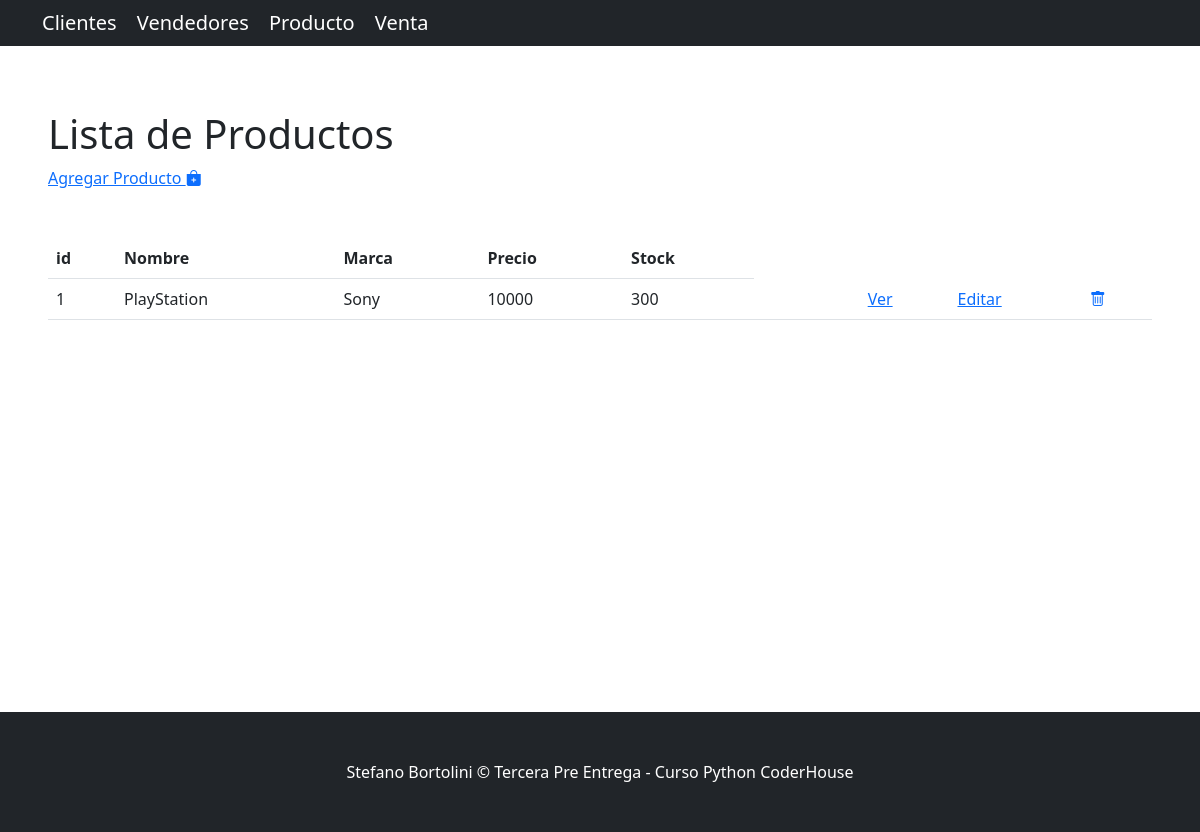
/AppTerceraPreEntrega/producto/, run on the app's committed database.
### AppTerceraPreEntrega/models.py (models this page shows, shortened)
class Producto(models.Model):
    nombre  = models.CharField(max_length=30)
    marca   = models.CharField(max_length=20)
    precio  = models.IntegerField()
    stock   = models.IntegerField()

### AppTerceraPreEntrega/views.py (the view)
# urls.py: path('producto/', ProductoListView.as_view(), name='lista_producto'),
class ProductoListView(ListView):
    model = Producto
    template_name = 'lista_producto.html'

### AppTerceraPreEntrega/templates/lista_producto.html
{% extends "base.html" %}
{% block contenido %}
<section>
  <div>
    <h1>Lista de Productos</h1>
    <a href="{% url 'crear_producto' %}">Agregar Producto
      <i class="bi bi-bag-plus-fill"></i>
    </a>
    <br><br>
    <br>
    <table class="table">
      <tbody>
        <tr>
          <th>id</th>
          <th>Nombre</th>
          <th>Marca</th>
          <th>Precio</th>
          <th>Stock</th>
        </tr>
        {% for producto in object_list %}
        <tr>
          <td>{{ producto.id }}</td>
          <td>{{ producto.nombre }}</td>
          <td>{{ producto.marca }}</td>
          <td>{{ producto.precio }}</td>
          <td>{{ producto.stock }}</td>
          <td></td>
          <td></td>
          <td></td>
          <td>
            <a href="{% url 'ver_producto' producto.id %}">Ver</a>
          </td>
          <td>
            <a href="{% url 'editar_producto' producto.id %}">Editar</a>
          </td>
          <td>
            <a href="{% url 'eliminar_producto' producto.id %}">
              <i class="bi bi-trash"></i>
            </a>
          </td>
        </tr>
        {% endfor %}
      </tbody>
    </table>
  </div>
</section>
{% endblock contenido %}

### data on the page
Producto: id "1", nombre "PlayStation", marca "Sony", precio "10000", stock "300"
